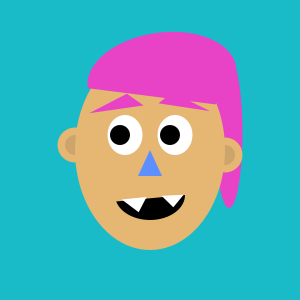
Frame 1 (no input)
Frame 60 (the mouse pressed at the canvas centre just before this capture): identical to frame 1, image omitted
Frame 120 (the mouse held since frame 60 and released just before this capture): identical to frame 1, image omitted

The Processing sketch that drew this single still picture (run headless with seeded random() and noise(); from frame 60 on, the mouse is pressed at the canvas centre):

// Processing sketch: processing_139651
// ── processing_139651.pde

//christina weisensel
//sketch

// declare global variables
int earbigSize;
int inearbigSize;
int earsmallSize;
int inearsmallSize;
int blackeyeSize;
int noseSize;
int whiteeyeColor;
int noseoneColor;
int nosetwoColor;
int nosethreeColor;
boolean clicked=false;

// runs once
void setup(){
 size(300,300);
 background(24,187,199);
 noStroke();
}

void keyPressed(){
  clicked=! clicked;
}
 
// runs forever
void draw(){
   background(24,187,199);

  
  if (clicked==false){
    earbigSize=35;
  }
  if (clicked==true){
    earbigSize=55;
  }
  if (clicked==false){
    inearbigSize=20;
  }
  if (clicked==true){
    inearbigSize=40;
  }
  
  if (clicked==false){
    earsmallSize=35;
  }
  
  if (clicked==true){
    earsmallSize=10;
  }
  
  if (clicked==false){
    inearsmallSize=20;
  }

  if (clicked==true){
    inearsmallSize=5;
  }
  
  if (clicked==false){
    blackeyeSize=20;
  }
  
  if (clicked==true){
    blackeyeSize=5;
  }
  
  if (clicked==false){
    noseSize=-10;
  }
  
  if (clicked==true){
    noseSize=0;
  }
  
  if (clicked==false){
    whiteeyeColor=255;
  }
  
  if (clicked==true){
    whiteeyeColor=0;
  }
  
  if (clicked==false){
    noseoneColor=94;
  }
  
  if (clicked==true){
    noseoneColor=97;
  }
  
  if (clicked==false){
    nosetwoColor=143;
  }
  
  if (clicked==true){
    nosetwoColor=0;
  }
  
  if (clicked==false){
    nosethreeColor=255;
  }
  
  if (clicked==true){
    nosethreeColor=133;
  }

  
  translate(150,150);
  
  // hair back
  noStroke();
  fill(232,67,199);
  ellipse(79,-17,27,150);
  
  // ears outside
  fill(230,182,115);
  ellipse(75,5,earsmallSize,earsmallSize);
  fill(230,182,115);
  ellipse(-75,-5,earbigSize,earbigSize);
  
  // ears inside
  fill(204,164,108);
  ellipse(75,5,inearsmallSize,inearsmallSize);
  fill(204,164,108);
  ellipse(-75,-5,inearbigSize,inearbigSize);
  
  // head
  fill(230,182,115);
  ellipse(0,0,150,200);
  
  // eyes white
  fill(255,whiteeyeColor,whiteeyeColor);
  ellipse(25,-15,35,40);
  
  // nose
  pushMatrix();
  translate(0,10);
  fill(noseoneColor,nosetwoColor,nosethreeColor);
  triangle(0,noseSize,-12,16,12,16);
  popMatrix();
  
  // eyes
  fill(255,whiteeyeColor,whiteeyeColor);
  ellipse(-25,-15,35,40);
  // eyes black
  fill(0,0,0);
  ellipse(20,-15,blackeyeSize,blackeyeSize);
  ellipse(-30,-15,blackeyeSize,blackeyeSize);
  
  // mouth
  arc(0, 45, 70, 50, 0, PI/1.5+QUARTER_PI, OPEN);
  
  // hair top
  fill(232,67,199);
  rotate(3);
  arc(-22, 70, 150, 90, 0, PI/QUARTER_PI, OPEN);
 
  // fangs
  fill(255,255,255);
  triangle(10,-46,35,-45,20,-60);
  triangle(-27,-49,-5,-47,-15,-60);
  
  // eyebrows
  fill(232,67,199);
  triangle(15,59,0,45,55,45);
  triangle(-65,30,-15,45,-30,54);
  
}
